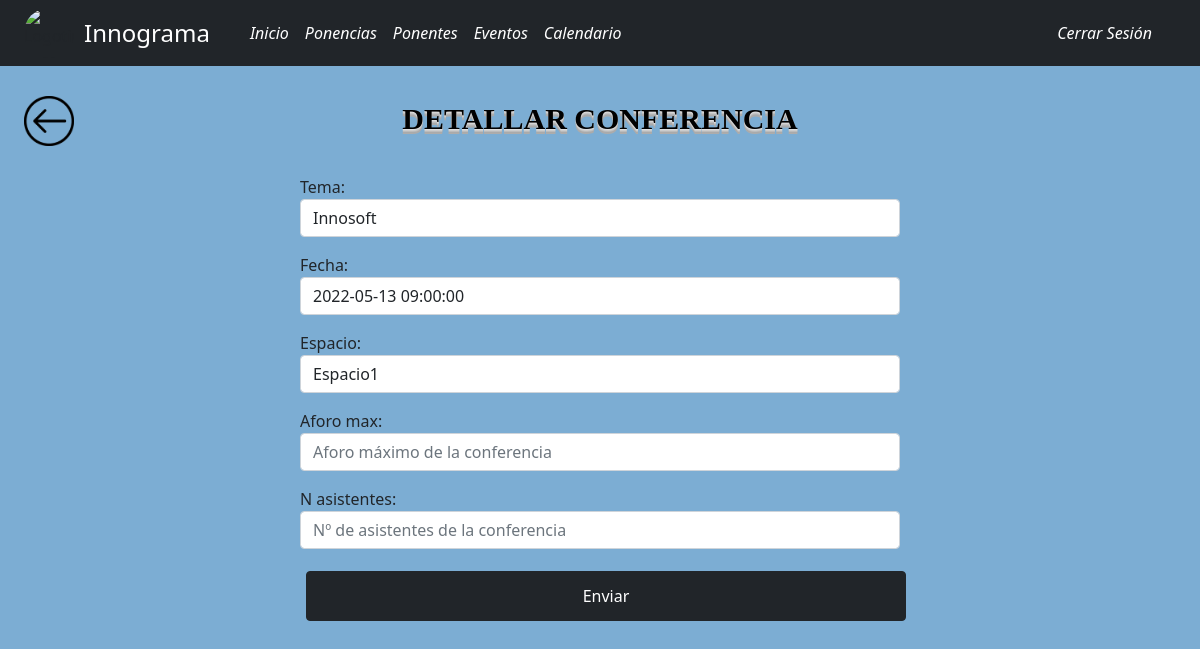
The app's page /ponencias/1/actualizar (signed in) with its own data.
### api/models.py (models this page shows, shortened)
class Conferencia(models.Model):
    tema = models.CharField(max_length=255)
    fecha = models.DateTimeField()
    espacio = models.CharField(max_length=100)
    aforo_max = models.IntegerField(default=None, null=True, blank=True)
    n_asistentes = models.IntegerField(default=None, null=True, blank=True)

### api/views.py (the view)
# urls.py: path("ponencias/<int:conferencia_id>/actualizar",views.update_conferencia, name="actualizar_conferencia"),
@login_required
def update_conferencia(request, conferencia_id):
    conferencia = Conferencia.objects.get(id=conferencia_id)
    form = ConferenciaForm(instance=conferencia)
    if request.method == 'POST':
        form = ConferenciaForm(request.POST, instance=conferencia)
        if form.is_valid():
            form.save()
            return redirect('/ponencias')
    context = {'form':form}
    return render(request,"ponencia_form.html", context)

### api/forms.py
class ConferenciaForm(forms.ModelForm):
    class Meta:
        model = Conferencia
        fields = '__all__'
        widgets = {
            'ponente': forms.TextInput(attrs={'class':'form-control', 'placeholder':'Ponente de la conferencia'}),
            'tema': forms.TextInput(attrs={'class':'form-control', 'placeholder':'Tema de la conferencia'}),
            'fecha': forms.DateTimeInput(attrs={'class':'form-control', 'placeholder':'yyyy-MM-dd HH:mm:ss'}),
            'espacio': forms.TextInput(attrs={'class':'form-control', 'placeholder':'Espacio reservado para la conferencia'}),
            'aforo_max': forms.NumberInput(attrs={'class':'form-control', 'placeholder':'Aforo máximo de la conferencia'}),
            'n_asistentes': forms.NumberInput(attrs={'class':'form-control', 'placeholder':'Nº de asistentes de la conferencia'})
        }

### api/templates/ponencia_form.html (shortened to what this page needs)
{% load static %}
<!DOCTYPE html>
<html lang="en">
<head>
    <link type="text/css" href='{% static "css/formulario.css" %}' rel="stylesheet"/>
    <link type="text/css" href='{% static "css/detalles_entidad.css" %}' rel="stylesheet"/>
    <link href="https://cdn.jsdelivr.net/npm/bootstrap@5.2.2/dist/css/bootstrap.min.css" rel="stylesheet">
</head>
<body>
    {% include 'plantillaBarraNavegacion.html' %}
    <div class="container-fluid">
        <div class="row">
            <div class="col-md-1 col-sm-1">
                <a href="javascript:history.back()">
                <img id="boton-volver-atras" src="/static/images/boton-volver-atras.png" width=50px height=50px>
                </a>
            </div>
            <div class="col-md-10 col-sm-10">
                <h1 class="title" id="title-entidad"> DETALLAR CONFERENCIA </h1>
            </div>
        </div>
        <div class="form-container">
            <form action="" method="POST" enctype="multipart/form-data">
                {{form.as_p}}
                <button class="btn btn-dark btn-submit" type="submit" name="Submit">Enviar</button>
            </form>
        </div>
    </div>
</body>

### api/api/static/css/formulario.css (style rules this page uses)
#id_titulo, #id_descripcion, #id_fecha, #id_lugar, #id_aforo_max, #id_n_asistentes, #id_premio, #id_coste { width: 600px; }
.btn-submit { margin-top:3%; margin-bottom:6%; width:600px; height: 50px; font-size: 140%; border-radius:20px; }
.form-container { display: flex; justify-content: center; }

### api/api/static/css/detalles_entidad.css (style rules this page uses)
body { background-color: #7cadd3 !important; }
.title { margin: 4% 0; text-align: left; font-family: Arial Black; font-weight: bold; font-size: 30px; color: #000000; text-shadow: 0 1px 0 #ddd, 0 2px 0 #ccc, 0 3px 0 #bbb, 0 4px 0 #aaa, 0 5px 0 #acacac; }
#title-entidad { justify-content: center; text-align: center; margin-top:35px; }
button { margin-top: 1% !important; margin-bottom: 1% !important; margin-left: 1% !important; }
#boton-volver-atras { margin-top:30px; }
body { font-family: arial; margin: 0; padding: 0; box-sizing: border-box; }

### api/api/static/css/navbar.css (style rules this page uses)
body { font-family: 'Poppins', sans-serif; }

### records on screen
Conferencia: tema "Innosoft", fecha "2022-05-13 09:00:00", espacio "Espacio1"
